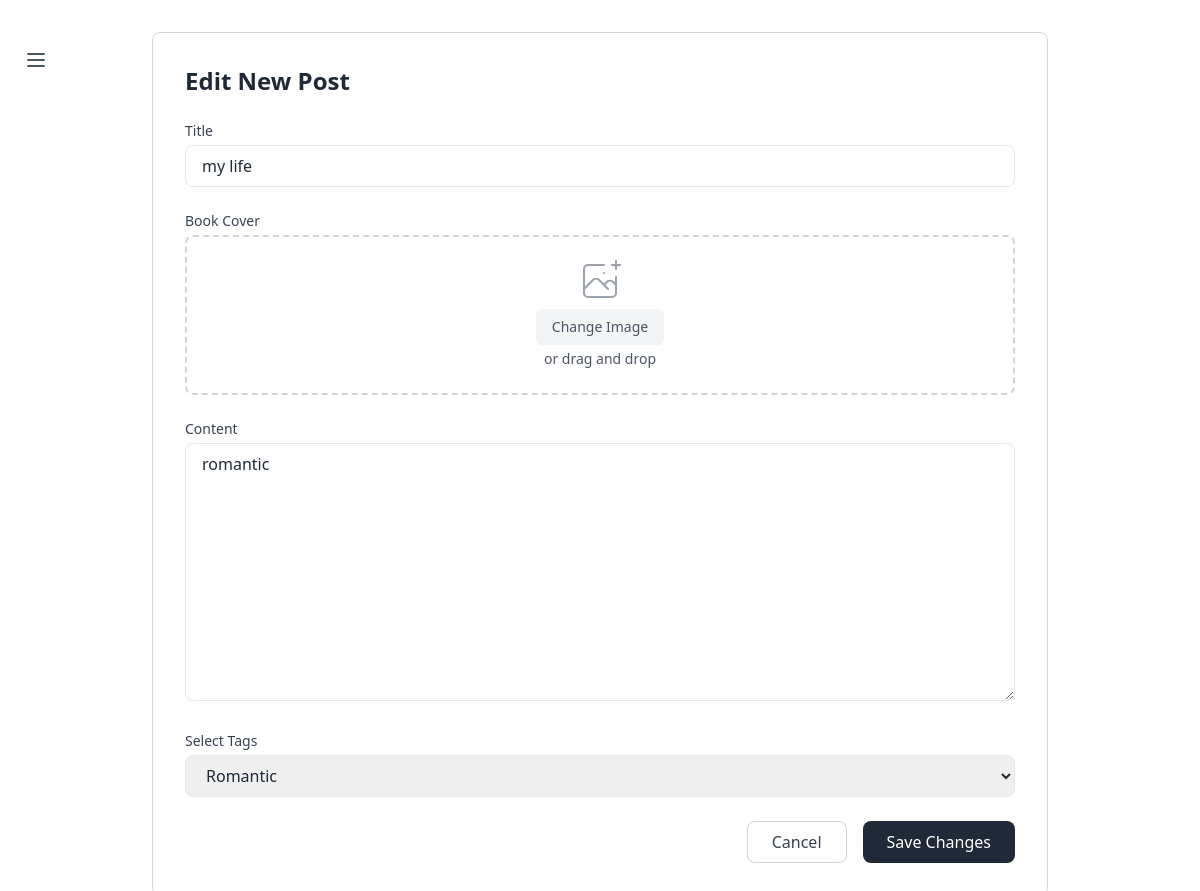
Screenshot of /post/9/edit/ (signed in) with the database file from the repository.
### post/models.py (models this page shows, shortened)
class Post(models.Model):
    STORY_TYPES = (
        ('F', 'Fiction'),
        ('N', 'Non-Fiction'),
        ('P', 'Poetry'),
        ('R', 'Romantic'),
        ('H', 'Horror'),
        ('S', 'Science Fiction'),
        ('M', 'Mystery'),
        ('C', 'Comedy'),
        ('D', 'Drama'),
        ('A', 'Action'),
        ('T', 'Thriller'),
        ('G', 'General'),
    )
    user = models.ForeignKey(User, on_delete=models.CASCADE)
    title = models.CharField(max_length=200)
    content = models.TextField()
    image = models.ImageField(upload_to='images/')
    post_date = models.DateTimeField(default=timezone.now)
    tags = models.CharField(max_length=1, choices=STORY_TYPES, default='G')
    view_count = models.PositiveIntegerField(default=0)
    likes = models.ManyToManyField(User, related_name='post_likes', blank=True)

### post/views.py (the view)
# urls.py: path('<int:post_id>/edit/', views.edit_post_view, name='edit_post'),
@login_required
def edit_post_view(request, post_id):
    post = get_object_or_404(Post, id=post_id)
    if post.user != request.user:
        return redirect('home')
    if request.method == 'POST':
        form = PostForm(request.POST, request.FILES, instance=post)
        if form.is_valid():
            form.save()
            return redirect('post_detail', post_id=post.id)
    else:
        form = PostForm(instance=post)
    return render(request, 'website/edit_post.html', {'form': form})

### post/forms.py
class PostForm(forms.ModelForm):
    class Meta:
        model = Post
        fields = ['title', 'content', 'image', 'tags']

### template/website/edit_post.html (shortened to what this page needs)
{% extends 'layout.html' %}
{% load static %}
{% load widget_tweaks %}
{% block content%}
<element id="daff1bd8-72a9-4130-accc-ccc5375d029e" data-section-id="daff1bd8-72a9-4130-accc-ccc5375d029e">
    <htmlCode>
        <section id="post-management" class="px-4 py-8 lg:px-8">
            <div class="max-w-4xl mx-auto">
                <div class="max-w-4xl mx-auto">
                    <div class="bg-white rounded-lg border border-gray-300 p-8">
                        <h2 class="text-2xl font-bold text-gray-800 mb-6">Edit New Post</h2>
                        <form method="post" enctype="multipart/form-data" class="space-y-6" onsubmit="return validateForm(event);">
                            <div>
                                <label for="id_title" class="block text-sm font-medium text-gray-700 mb-1">Title</label>
                                {{ form.title|add_class:"w-full px-4 py-2 border border-gray-200 rounded-lg focus:outline-none focus:border-gray-400" }}
                            </div>
                            <div>
                                <label for="id_image" class="block text-sm font-medium text-gray-700 mb-1">Book Cover</label>
                                <div class="mt-1 flex justify-center px-6 pt-5 pb-6 border-2 border-gray-300 border-dashed rounded-lg">
                                    <div class="space-y-1 text-center">
                                        <div class="flex flex-col items-center text-sm text-gray-600">
                                            <button type="button" onclick="document.getElementById('id_image').click()" class="px-4 py-2 bg-gray-100 rounded-md hover:bg-gray-200 transition-colors">
                                                Change Image
                                            </button>
                                            <p class="mt-1">or drag and drop</p>
                                        </div>
                                    </div>
                                </div>
                            </div>
                            <div onclick="event.stopPropagation();">
                                <label for="id_content" class="block text-sm font-medium text-gray-700 mb-1">Content</label>
                                {{ form.content|add_class:"w-full px-4 py-2 border border-gray-200 rounded-lg focus:outline-none focus:border-gray-400" }}
                            </div>
                            <div onclick="event.stopPropagation();">
                                <label for="id_tags" class="block text-sm font-medium text-gray-700 mb-1">Select Tags</label>
                                {{ form.tags|add_class:"w-full px-4 py-2 border border-gray-200 rounded-lg focus:outline-none focus:border-gray-400" }}
                            </div>
                            <div class="flex justify-end gap-4">
                                {% if post and post.id %}
                                    <a href="{% url 'post_detail' post.id %}" class="px-6 py-2 border border-gray-300 text-gray-700 rounded-lg hover:bg-gray-50 transition-colors">
                                        Cancel
                                    </a>
                                {% else %}
                                    <a href="{% url 'home' %}" class="px-6 py-2 border border-gray-300 text-gray-700 rounded-lg hover:bg-gray-50 transition-colors">
                                        Cancel
                                    </a>
                                {% endif %}
                                <button type="submit" class="px-6 py-2 bg-gray-800 text-white rounded-lg hover:bg-gray-700 transition-colors">
                                    Save Changes
                                </button>
                            </div>
                        </form>
                    </div>
                </div>
            </div>
        </section>
    </htmlCode>
</element>
{% endblock  %}

### template/layout.html (style rules this page uses)
* { -ms-overflow-style: none; scrollbar-width: none; }
* { -webkit-tap-highlight-color: transparent; }
body { text-rendering: optimizeLegibility; -webkit-font-smoothing: antialiased; -moz-osx-font-smoothing: grayscale; }
html { scroll-behavior: smooth; }

### rows the page displays
Post: title "my life", content "romantic", tags "Romantic"
